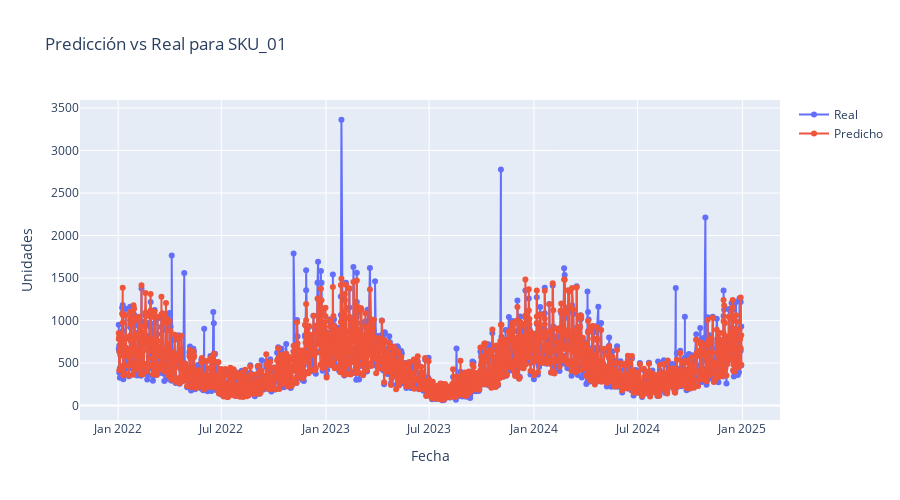

Here is the notebook cell this chart was saved with:
### Markdown cell above
### Resultado grafico por producto

### Code cell
sku_a_graficar = 'SKU_01'
df_plot = df_predicciones[df_predicciones['SKU'] == sku_a_graficar].sort_values('fecha')

fig = go.Figure()

fig.add_trace(go.Scatter(
    x=df_plot['fecha'], y=df_plot['real'],
    mode='lines+markers', name='Real'
))

fig.add_trace(go.Scatter(
    x=df_plot['fecha'], y=df_plot['pred'],
    mode='lines+markers', name='Predicho'
))

fig.update_layout(
    title=f'Predicción vs Real para {sku_a_graficar}',
    xaxis_title='Fecha',
    yaxis_title='Unidades',
    height=500
)

fig.show()

### Figure 1 — Plotly figure (JSON) as saved in the notebook; plotly's stock layout.template omitted (floating-point values rounded to 4 significant figures; data arrays with more than 128 entries replaced by an {"elided": "..."} marker saying what was removed)
{"data": [{"mode": "lines+markers", "name": "Real", "type": "scatter", "x": {"elided": "1733 str values"}, "y": {"elided": "1733 int values"}}, {"mode": "lines+markers", "name": "Predicho", "type": "scatter", "x": {"elided": "1733 str values"}, "y": {"elided": "1733 float values"}}], "layout": {"height": 500, "title": {"text": "Predicción vs Real para SKU_01"}, "xaxis": {"title": {"text": "Fecha"}}, "yaxis": {"title": {"text": "Unidades"}}}}
